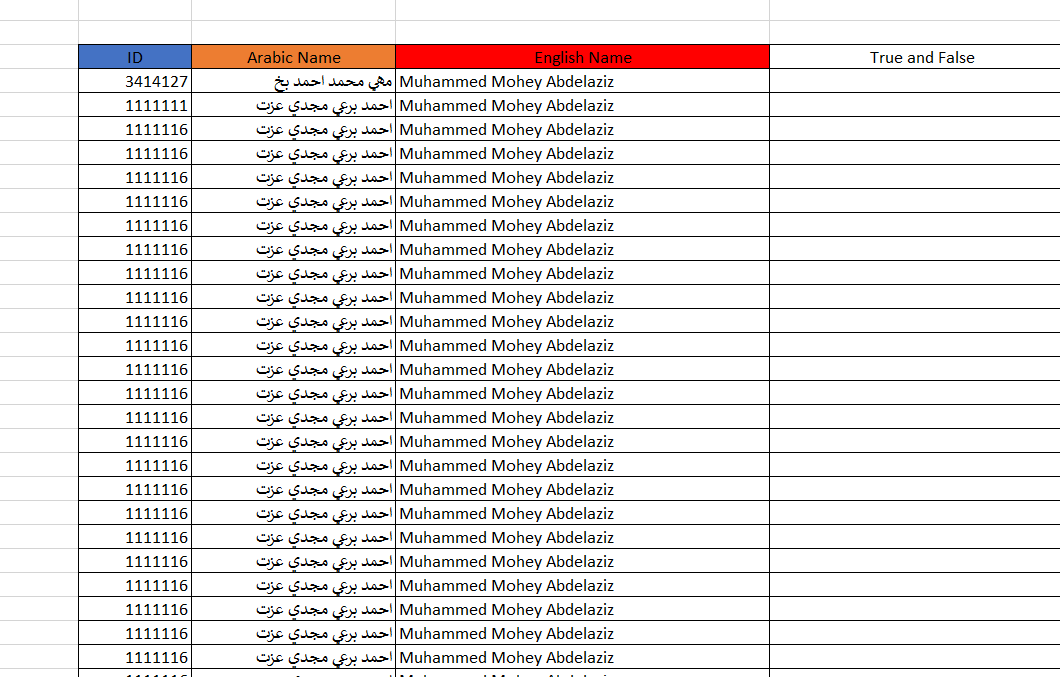
#> input picture Assets/test1.png, 1060 x 677 px, found by its file name
$ jupyter execute extract_cells_by_contour.ipynb
#> lines starting #> are read from the running program, lines starting #| are printed output that depends on the picture; after the words box and inside, x2 and y2 are one past the last pixel; in counts of white or black regions, pixels touching at a corner belong together
[cell 1]
#imports
import cv2 as cv
import numpy as np
from matplotlib import pyplot as plt


img = cv.imread('./Assets/test1.png')
#> img is the input picture: shape (677, 1060, 3); mean B, G, R 228.9, 229.2, 232.5

img = cv.GaussianBlur(img,(5,5),0)
gray = cv.cvtColor(img,cv.COLOR_BGR2GRAY)
mask = np.zeros((gray.shape),np.uint8)
kernel1 = cv.getStructuringElement(cv.MORPH_ELLIPSE,(11,11))

close = cv.morphologyEx(gray,cv.MORPH_CLOSE,kernel1)
div = np.float32(gray)/(close)
res = np.uint8(cv.normalize(div,div,0,255,cv.NORM_MINMAX))
res2 = cv.cvtColor(res,cv.COLOR_GRAY2BGR)

[cell 2]
# masking

thresh = cv.adaptiveThreshold(res, 255, 0, 1, 19, 2)
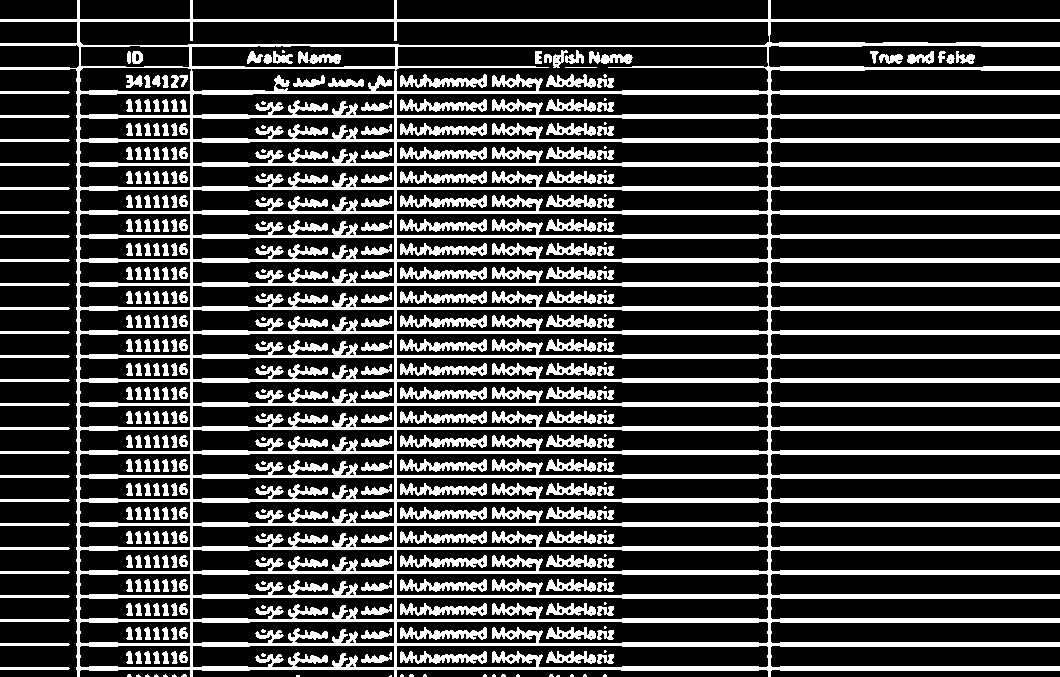
#> thresh: shape (677, 1060); 26.6% white; 389 white regions (71 under 20 px)
contour, hier = cv.findContours(thresh, cv.RETR_TREE, cv.CHAIN_APPROX_SIMPLE)
#> contour = 651 contours, 255 with area under 20; largest, box (x1, y1, x2, y2) and area: (0, 0, 1060, 677) 482456, (79, 21, 770, 46) 16236, (395, 46, 769, 92) 15960, (396, 645, 769, 668) 7598, (396, 621, 769, 644) 7598

max_area = 0
best_cnt = None
for cnt in contour:
    area = cv.contourArea(cnt)
    if area > 1000:
        if area > max_area:
            max_area = area
            best_cnt = cnt
#> this loop made 651 passes
#> (area, max_area) on pass 56: (482456.5, 482456.5)
#> after the loop, best_cnt = contour of 679 points, box (x1, y1, x2, y2) (0, 0, 1060, 677), area 482456; max_area = 482456.5

cv.drawContours(mask, [best_cnt], 0, 255, -1)
#> mask: shape (677, 1060); 68.6% white; 39 black regions, largest, box (x1, y1, x2, y2) and area: (0, 69, 77, 677) 46593, (397, 0, 768, 19) 7049, (770, 22, 1060, 43) 5840
cv.drawContours(mask, [best_cnt], 0, 0, 2)
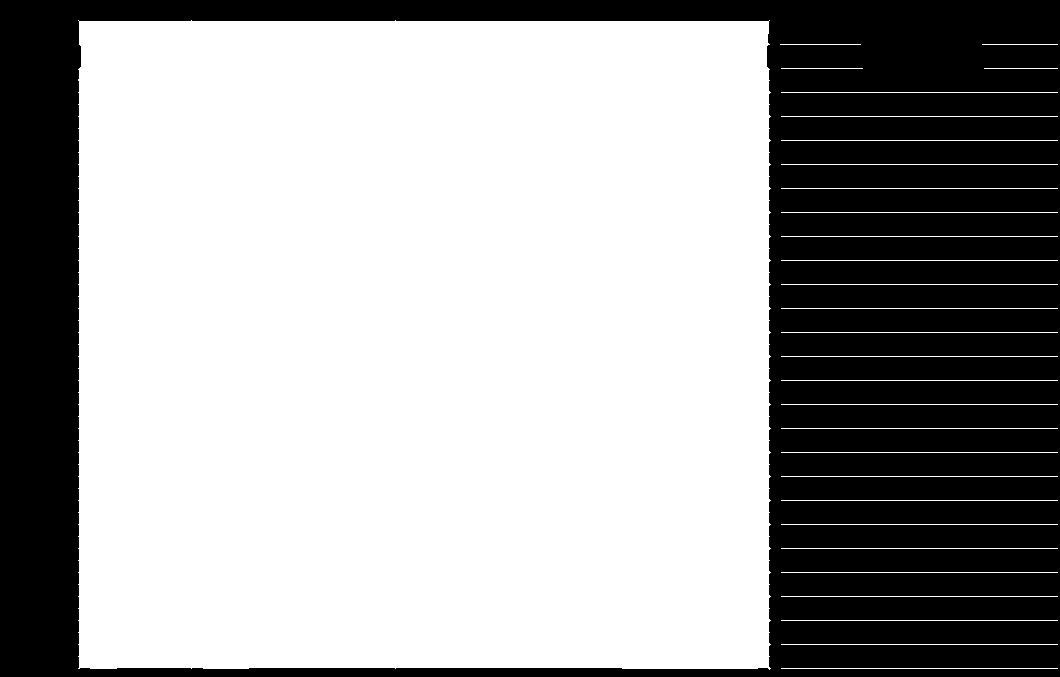
#> mask: shape (677, 1060); 63.3% white; 1 black region, box (x1, y1, x2, y2) and area: (0, 0, 1060, 677) 263653

res = cv.bitwise_and(res, mask)

[cell 3]
# [10 lines left out: function getMaxContour, not called in this run]

[cell 4]
# [7 lines left out: function keepMaxLine, not called in this run]

[cell 5]
# vertical lines

kernelx = cv.getStructuringElement(cv.MORPH_RECT, (2, 10))
dx = cv.Sobel(res, cv.CV_16S, 1, 0)
dx = cv.convertScaleAbs(dx)
cv.normalize(dx, dx, 0, 255, cv.NORM_MINMAX)
ret, close = cv.threshold(dx, 0, 255, cv.THRESH_BINARY+cv.THRESH_OTSU)
#> close: shape (677, 1060); 12.4% white; 1292 white regions (525 under 20 px), largest, box (x1, y1, x2, y2) and area: (170, 44, 194, 668) 6616, (375, 44, 406, 668) 6576, (763, 19, 772, 670) 2109
#> ret = 108
close = cv.morphologyEx(close, cv.MORPH_DILATE, kernelx, iterations=1)
#> close: shape (677, 1060); 30.9% white; 122 white regions

contour, hier = cv.findContours(
    close, cv.RETR_EXTERNAL, cv.CHAIN_APPROX_SIMPLE)
#> contour = 122 contours; largest, box (x1, y1, x2, y2) and area: (255, 40, 489, 673) 105628, (124, 40, 195, 673) 35864, (490, 46, 616, 96) 3318, (763, 15, 773, 675) 2924, (77, 15, 85, 674) 2585

for cnt in contour:
    x, y, w, h = cv.boundingRect(cnt)
    # maxPair=getMaxContour(cnt)
    # keepMaxLine(maxPair,cnt)
    # print(cnt)

    cv.drawContours(close, [cnt], 0, 255, -1)
    if h/w > 10 :
        cv.drawContours(close, [cnt], 0, 255, -1)
    else:
        cv.drawContours(close, [cnt], 0, 0, -1)
#> this loop made 122 passes
#> (x, y, w, h) on passes 9, 10, 13, 14, 17, 18, 21, 22: (255, 649, 31, 23), (490, 646, 126, 26), (255, 625, 31, 23), (490, 622, 126, 26), (255, 601, 31, 23), (490, 598, 126, 26), (255, 577, 31, 23), (490, 574, 126, 26)
#> close: shape (677, 1060); 0.95% white; 2 white regions, box (x1, y1, x2, y2) and area: (763, 15, 773, 675) 3590, (77, 15, 85, 674) 3250
close = cv.morphologyEx(close, cv.MORPH_CLOSE, None, iterations=2)
#> close: shape (677, 1060); 0.96% white; 2 white regions


closex = close.copy()
contour, hier = cv.findContours(
    close, cv.RETR_EXTERNAL, cv.CHAIN_APPROX_SIMPLE)
#> contour = 2 contours; box (x1, y1, x2, y2) and area: (763, 15, 773, 677) 2930, (77, 15, 85, 674) 2634

plt.imshow(img)
plt.show()
plt.imshow(close)
plt.show()

[cell 6]
# horizontal

kernely = cv.getStructuringElement(cv.MORPH_RECT,(10,2))
dy = cv.Sobel(res,cv.CV_16S,0,2)
dy = cv.convertScaleAbs(dy)
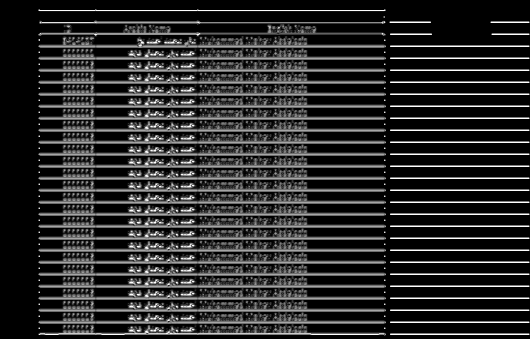
#> dy: shape (677, 1060) (shown at 1/2 size); min 0, max 255, mean 43.8
cv.normalize(dy,dy,0,255,cv.NORM_MINMAX)
ret,close = cv.threshold(dy,0,255,cv.THRESH_BINARY+cv.THRESH_OTSU)
#> close: shape (677, 1060); 16% white in thin lines or dots, all inside (x1, y1, x2, y2) = (77, 19, 1059, 671)
#> ret = 104
close = cv.morphologyEx(close,cv.MORPH_DILATE,kernely)
#> close: shape (677, 1060); 37% white; 108 white regions

contour, hier = cv.findContours(close,cv.RETR_EXTERNAL,cv.CHAIN_APPROX_SIMPLE)
#> contour = 108 contours, 25 with area under 20; largest, box (x1, y1, x2, y2) and area: (73, 74, 1060, 96) 9362, (73, 626, 1060, 648) 9150, (73, 602, 1060, 624) 9150, (73, 578, 1060, 600) 9150, (73, 554, 1060, 576) 9150

for cnt in contour:
    x,y,w,h = cv.boundingRect(cnt)
    if w/h > 10:
        cv.drawContours(close,[cnt],0,255,-1)
    else:
        cv.drawContours(close,[cnt],0,0,-1)
#> this loop made 108 passes
#> (cnt, x, y, w, h) on passes 1, 2, 3, 5, 6, 7: ([[764, 655], [764, 658], [775, 658], [775, 655]], 764, 655, 12, 4), ([[73, 655], [73, 658], [84, 658], [84, 655]], 73, 655, 12, 4), ([[546, 650], [546, 651], [556, 651], [556, 650]], 546, 650, 11, 2), ([[764, 631], [764, 634], [775, 634], [775, 631]], 764, 631, 12, 4), ([[73, 631], [73, 634], [84, 634], [84, 631]], 73, 631, 12, 4), ([[546, 626], [546, 627], [556, 627], [556, 626]], 546, 626, 11, 2)
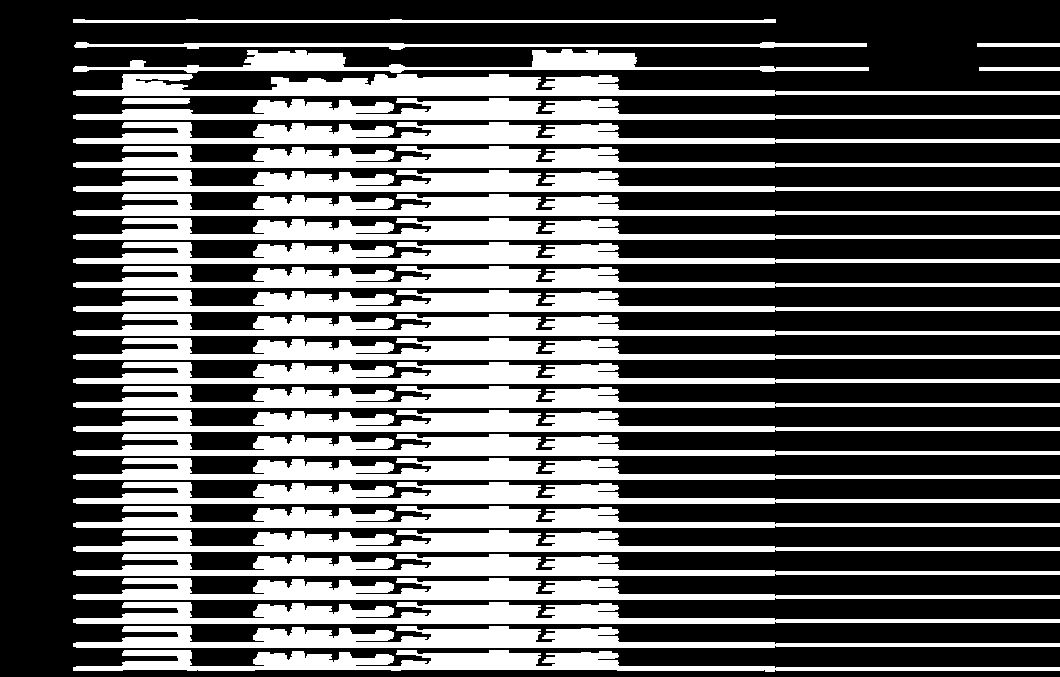
#> close: shape (677, 1060); 37.7% white; 31 white regions, largest, box (x1, y1, x2, y2) and area: (73, 74, 1060, 96) 10516, (73, 122, 1060, 144) 10394, (73, 146, 1060, 168) 10394

close = cv.morphologyEx(close,cv.MORPH_DILATE,None,iterations = 2)
#> close: shape (677, 1060); 55.1% white; 248 black regions (51 under 20 px), largest, box (x1, y1, x2, y2) and area: (0, 0, 1060, 677) 126299, (614, 97, 1060, 113) 6722, (614, 121, 1060, 137) 6722
closey = close.copy()

plt.imshow(close)
plt.show()

[cell 7]
# result
res = cv.bitwise_and(closex,closey)
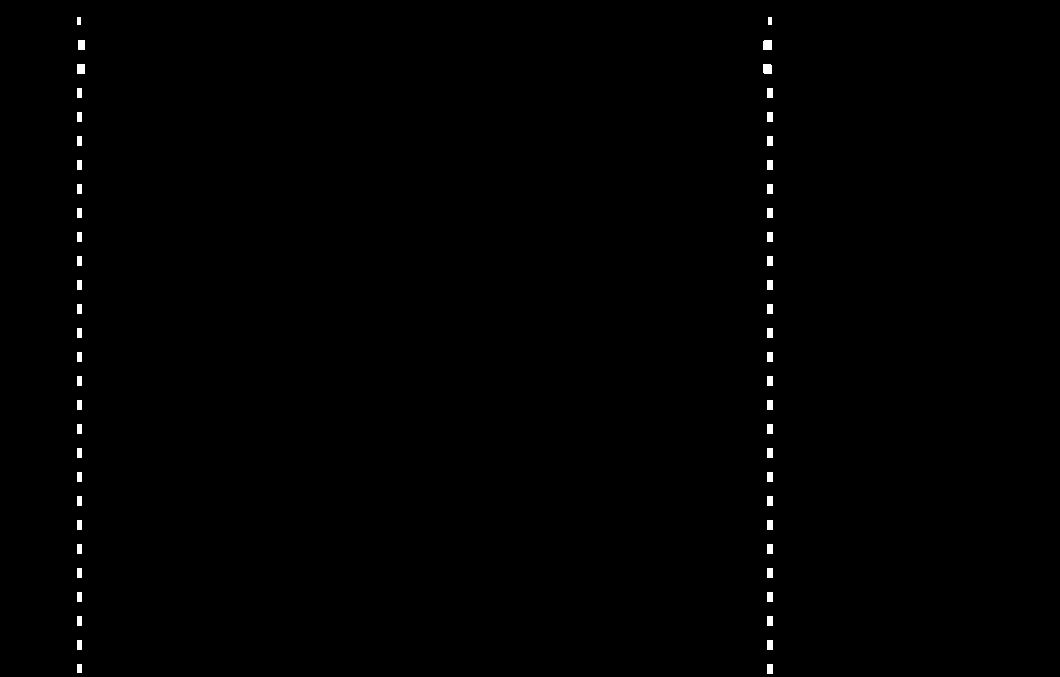
#> res: shape (677, 1060); 0.44% white; 56 white regions, largest, box (x1, y1, x2, y2) and area: (763, 40, 772, 50) 89, (763, 64, 772, 74) 88, (77, 64, 85, 74) 80
plt.imshow(res)
plt.show()

$ run again, with Assets/test2.png copied over Assets/test1.png
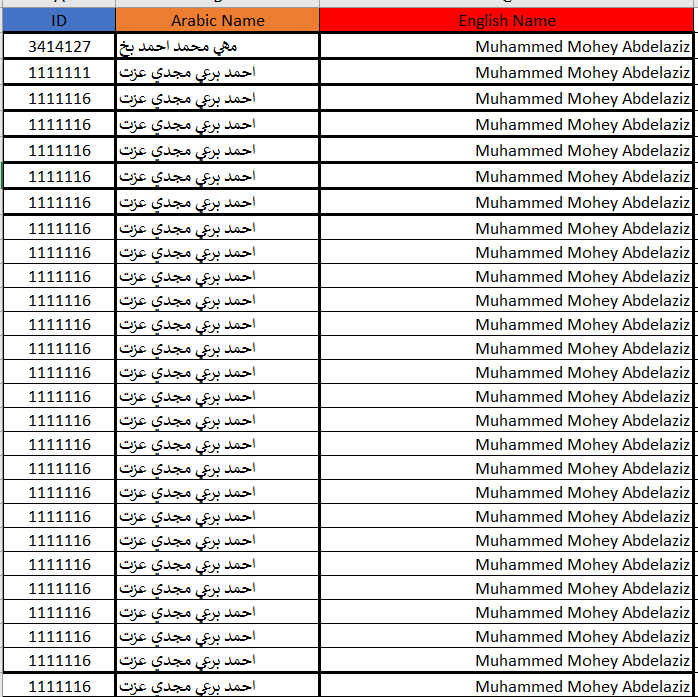
#> input picture Assets/test2.png, 698 x 697 px, found by its file name
#> img is the input picture: shape (697, 698, 3); mean B, G, R 210.2, 210.6, 215.5
#> `thresh = cv.adaptiveThreshold(res, 255, 0, 1, 19, 2)`:
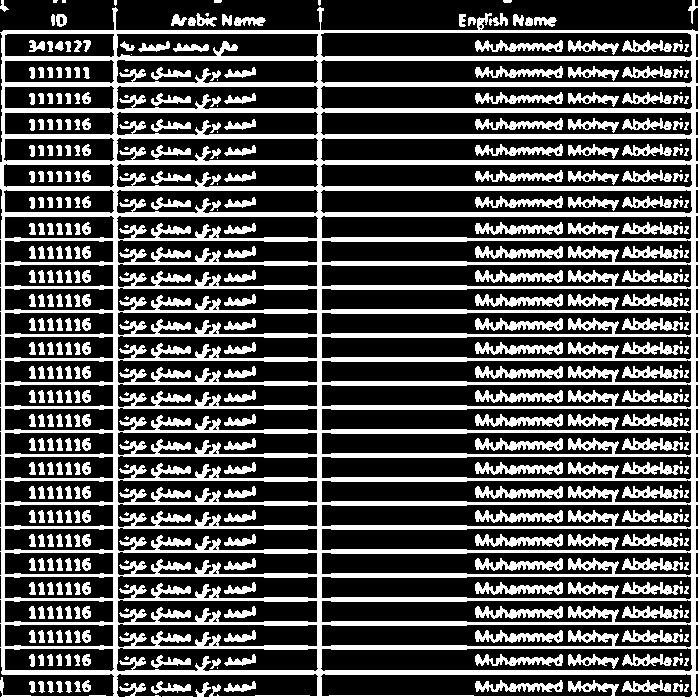
#> thresh: shape (697, 698); 32.4% white; 417 white regions (66 under 20 px)
#> `contour, hier = cv.findContours(thresh, cv.RETR_TREE, cv.CHAIN_APPROX_..`: contour = 708 contours, 300 with area under 20; largest, box (x1, y1, x2, y2) and area: (0, 7, 698, 697) 448077, (320, 32, 693, 58) 8885, (320, 189, 693, 214) 8154, (320, 163, 693, 188) 8154, (320, 137, 693, 162) 8154
#> the loop `for cnt in contour:` made 708 passes
#> (area, max_area) on pass 44: (448077, 448077)
#> after the loop `for cnt in contour:`: best_cnt = contour of 558 points, box (x1, y1, x2, y2) (0, 7, 698, 697), area 448077; max_area = 448077
#> `ret, close = cv.threshold(dx, 0, 255, cv.THRESH_BINARY+cv.THRESH_OTSU)`: ret = 107
#> `contour, hier = cv.findContours( close, cv.RETR_EXTERNAL, cv.CHAIN_APP..`: contour = 63 contours; largest, box (x1, y1, x2, y2) and area: (566, 28, 696, 694) 62470, (150, 62, 258, 677) 49684, (112, 28, 240, 677) 18238, (316, 28, 326, 697) 4617, (1, 28, 10, 678) 2655
#> the loop `for cnt in contour:` made 63 passes
#> (x, y, w, h) on passes 2, 3, 5, 7, 8, 9, 10, 11: (602, 680, 7, 14), (583, 680, 13, 16), (569, 680, 5, 13), (28, 650, 65, 22), (474, 649, 91, 23), (28, 626, 65, 22), (474, 625, 91, 23), (28, 602, 65, 22)
#> `contour, hier = cv.findContours( close, cv.RETR_EXTERNAL, cv.CHAIN_APP..`: contour = 2 contours; box (x1, y1, x2, y2) and area: (316, 28, 326, 697) 4617, (0, 28, 10, 678) 3918
#> `ret,close = cv.threshold(dy,0,255,cv.THRESH_BINARY+cv.THRESH_OTSU)`: ret = 94
#> `contour, hier = cv.findContours(close,cv.RETR_EXTERNAL,cv.CHAIN_APPROX..`: contour = 95 contours, 40 with area under 20; largest, box (x1, y1, x2, y2) and area: (0, 195, 698, 219) 9544, (0, 169, 698, 193) 9544, (0, 143, 698, 167) 9544, (0, 117, 698, 141) 9544, (0, 91, 698, 115) 9544
#> the loop `for cnt in contour:` made 95 passes
#> (x, y, w, h) on passes 1, 4, 5, 7, 8, 10, 11, 13: (565, 683, 56, 9), (472, 653, 21, 5), (0, 653, 698, 22), (472, 629, 21, 5), (0, 629, 698, 22), (472, 605, 21, 5), (0, 605, 698, 22), (472, 581, 21, 5)
#> `res = cv.bitwise_and(closex,closey)`:
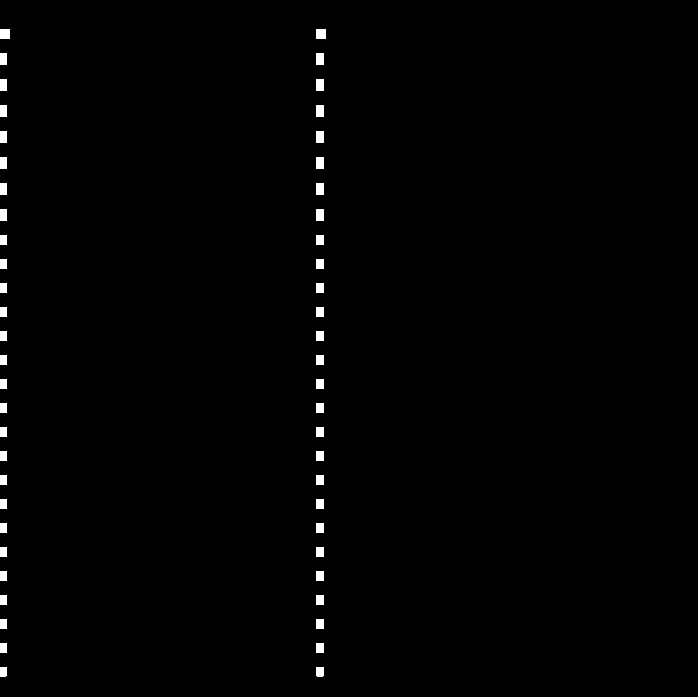
#> res: shape (697, 698); 0.89% white; 54 white regions, largest, box (x1, y1, x2, y2) and area: (0, 29, 10, 39) 100, (316, 29, 326, 39) 100, (316, 53, 324, 65) 96
